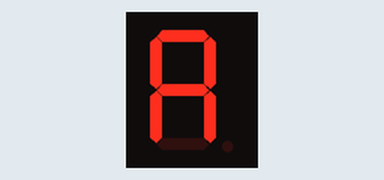
A sketch run on a simulated Arduino Uno, built with avr-gcc and run on an emulated ATmega328P. Shown: 1-digit seven-segment display. Wiring (inferred from the names in the program): 1-digit 7-segment display, segments lit when HIGH: segments pin 8, pin 9, pin 2, pin 3, pin 4, pin 6, pin 5. The segment pins are drawn as the display they are named for.

Above: at 0.1 s.
At 1.1 s:
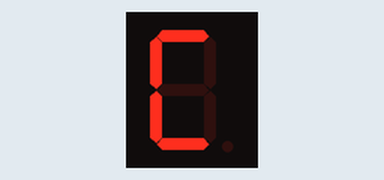
At 2.1 s:
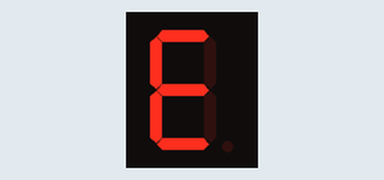
At 2.6 s:
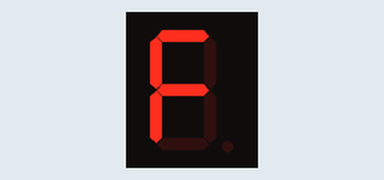
At 5.6 s:
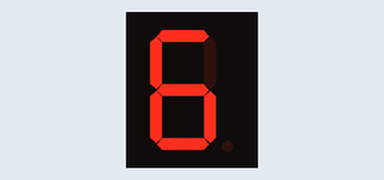
At 8.6 s:
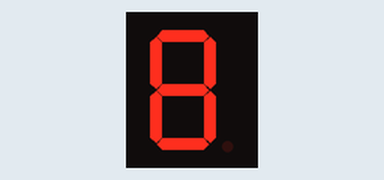

The sketch:

7segment1.ino
```cpp
// 7세그먼트의 각 LED(a~g)를 연결할 아두이노 핀 번호를 정합니다.
#define ledA 8
#define ledB 9
#define ledC 2
#define ledD 3
#define ledE 4
#define ledF 6
#define ledG 5

void setup()
{
  //각각의 핀들을 OUTPUT으로 설정해 준다.
  pinMode(ledA, OUTPUT);
  pinMode(ledB, OUTPUT);
  pinMode(ledC, OUTPUT);
  pinMode(ledD, OUTPUT);
  pinMode(ledE, OUTPUT);
  pinMode(ledF, OUTPUT);
  pinMode(ledG, OUTPUT);
  Serial.begin(9600);  //시리얼 모니터 설정.
	clr();               //초기 상태에서 모든 세그먼트 OFF
}

void loop()
{
  LoopDisplay();    //LoopDisplay 함수 실행.
}

/*
A~F, 0~9까지 표시하는 함수
7개의 LED를 HIGH(켜짐)/LOW(꺼짐)으로 설정하여 표시한다.
*/
void clr()
{
  // 모든 세그먼트를 꺼서 화면을 지움
  digitalWrite(ledA, LOW);
  digitalWrite(ledB, LOW);
  digitalWrite(ledC, LOW);
  digitalWrite(ledD, LOW);
  digitalWrite(ledE, LOW);
  digitalWrite(ledF, LOW);
  digitalWrite(ledG, LOW);
}


// 문자 'A'를 표시
void char_A()
{
  digitalWrite(ledD, LOW);
  digitalWrite(ledE, HIGH);
  digitalWrite(ledF, HIGH);
  digitalWrite(ledG, HIGH);
  digitalWrite(ledA, HIGH);
  digitalWrite(ledB, HIGH);
  digitalWrite(ledC, HIGH);
}

void char_B()
{
  // 문자 'B'를 표시
  digitalWrite(ledD, HIGH);
  digitalWrite(ledE, HIGH);
  digitalWrite(ledF, HIGH);
  digitalWrite(ledG, HIGH);
  digitalWrite(ledA, HIGH);
  digitalWrite(ledB, HIGH);
  digitalWrite(ledC, HIGH);
}

void char_C()
{
  // 문자 'C'를 표시
  digitalWrite(ledD, HIGH);
  digitalWrite(ledE, HIGH);
  digitalWrite(ledF, HIGH);
  digitalWrite(ledG, LOW);
  digitalWrite(ledA, HIGH);
  digitalWrite(ledB, LOW);
  digitalWrite(ledC, LOW);
}

void char_D()
{
  // 문자 'D'를 표시
  digitalWrite(ledD, HIGH);
  digitalWrite(ledE, HIGH);
  digitalWrite(ledF, HIGH);
  digitalWrite(ledG, LOW);
  digitalWrite(ledA, HIGH);
  digitalWrite(ledB, HIGH);
  digitalWrite(ledC, HIGH);
}

void char_E()
{
  // 문자 'E'를 표시
  digitalWrite(ledD, HIGH);
  digitalWrite(ledE, HIGH);
  digitalWrite(ledF, HIGH);
  digitalWrite(ledG, HIGH);
  digitalWrite(ledA, HIGH);
  digitalWrite(ledB, LOW);
  digitalWrite(ledC, LOW);
}

void char_F()
{
  // 문자 'F'를 표시
  digitalWrite(ledD, LOW);
  digitalWrite(ledE, HIGH);
  digitalWrite(ledF, HIGH);
  digitalWrite(ledG, HIGH);
  digitalWrite(ledA, HIGH);
  digitalWrite(ledB, LOW);
  digitalWrite(ledC, LOW);
}


void one()
{
  // 숫자 '1'을 표시
  digitalWrite(ledD, LOW);
  digitalWrite(ledE, LOW);
  digitalWrite(ledF, LOW);
  digitalWrite(ledG, LOW);
  digitalWrite(ledA, LOW);
  digitalWrite(ledB, HIGH);
  digitalWrite(ledC, HIGH);
}

void two()
{
  // 숫자 '2'를 표시
  digitalWrite(ledD, HIGH);
  digitalWrite(ledE, HIGH);
  digitalWrite(ledF, LOW);
  digitalWrite(ledG, HIGH);
  digitalWrite(ledA, HIGH);
  digitalWrite(ledB, HIGH);
  digitalWrite(ledC, LOW);
}

void three()
{
  // 숫자 '3'을 표시
  digitalWrite(ledD, HIGH);
  digitalWrite(ledE, LOW);
  digitalWrite(ledF, LOW);
  digitalWrite(ledG, HIGH);
  digitalWrite(ledA, HIGH);
  digitalWrite(ledB, HIGH);
  digitalWrite(ledC, HIGH);
}

void four()
{
  // 숫자 '4'를 표시
  digitalWrite(ledD, LOW);
  digitalWrite(ledE, LOW);
  digitalWrite(ledF, HIGH);
  digitalWrite(ledG, HIGH);
  digitalWrite(ledA, LOW);
  digitalWrite(ledB, HIGH);
  digitalWrite(ledC, HIGH);
}

void five()
{
  // 숫자 '5'를 표시
  digitalWrite(ledD, HIGH);
  digitalWrite(ledE, LOW);
  digitalWrite(ledF, HIGH);
  digitalWrite(ledG, HIGH);
  digitalWrite(ledA, HIGH);
  digitalWrite(ledB, LOW);
  digitalWrite(ledC, HIGH);
}

void six()
{
  // 숫자 '6'을 표시
  digitalWrite(ledD, HIGH);
  digitalWrite(ledE, HIGH);
  digitalWrite(ledF, HIGH);
  digitalWrite(ledG, HIGH);
  digitalWrite(ledA, HIGH);
  digitalWrite(ledB, LOW);
  digitalWrite(ledC, HIGH);
}

void seven()
{
  // 숫자 '7'을 표시
  digitalWrite(ledD, LOW);
  digitalWrite(ledE, LOW);
  digitalWrite(ledF, LOW);
  digitalWrite(ledG, LOW);
  digitalWrite(ledA, HIGH);
  digitalWrite(ledB, HIGH);
  digitalWrite(ledC, HIGH);
}

void eight()
{
  // 숫자 '8'을 표시
  digitalWrite(ledD, HIGH);
  digitalWrite(ledE, HIGH);
  digitalWrite(ledF, HIGH);
  digitalWrite(ledG, HIGH);
  digitalWrite(ledA, HIGH);
  digitalWrite(ledB, HIGH);
  digitalWrite(ledC, HIGH);
}

void nine()
{
  // 숫자 '9'를 표시
  digitalWrite(ledD, HIGH);
  digitalWrite(ledE, LOW);
  digitalWrite(ledF, HIGH);
  digitalWrite(ledG, HIGH);
  digitalWrite(ledA, HIGH);
  digitalWrite(ledB, HIGH);
  digitalWrite(ledC, HIGH);
}

void zero()
{
  // 숫자 '0'을 표시
  digitalWrite(ledD, HIGH);
  digitalWrite(ledE, HIGH);
  digitalWrite(ledF, HIGH);
  digitalWrite(ledG, LOW);
  digitalWrite(ledA, HIGH);
  digitalWrite(ledB, HIGH);
  digitalWrite(ledC, HIGH);
}

//모든 문자와 숫자를 순서대로 Display한다.
void LoopDisplay()
{
  char_A();
  delay(500);
  char_B();
  delay(500);
  char_C();
  delay(500);
  char_D();
  delay(500);
  char_E();
  delay(500);
  char_F();
  delay(500);
  one();
  delay(500);
  two();
  delay(500);
  three();
  delay(500);
  four();
  delay(500);
  five();
  delay(500);
  six();
  delay(500);
  seven();
  delay(500);
  eight();
  delay(500);
  nine();
  delay(500);
  zero();
  delay(500);
}
```

Measured:
- by itself, everything shown: repeats every 8.0 s, in 16 steps
- what the display in image 1 shows lasts 0.5 s, from 1.0 s to 1.5 s
